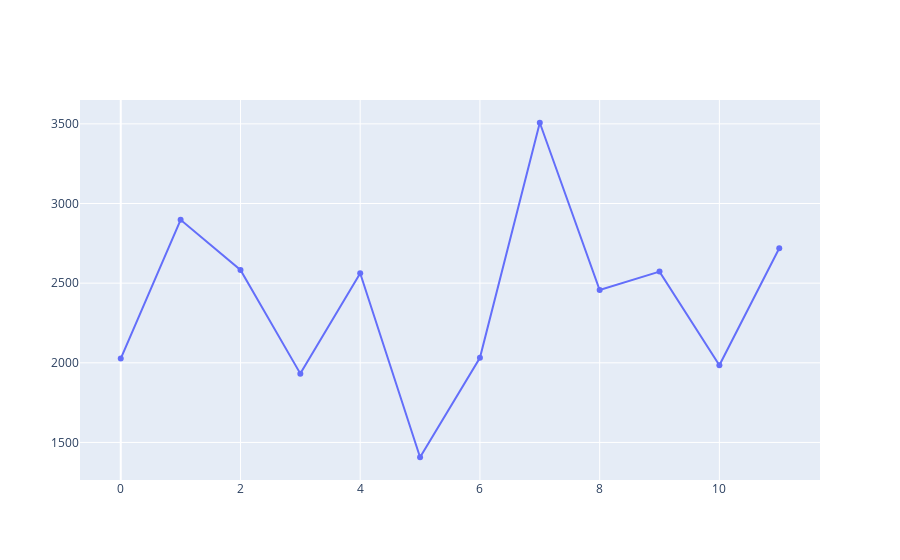

This figure's notebook cell:
### Code cell
import plotly.graph_objects as go

x = [0,1,2,3,4,5,6,7,8,9,10,11,12] # criar um dicionário para colocar os meses aqui e 

fig = go.Figure(data=go.Scatter(x = x, y=lista_gastos_maria, mode="markers + lines"))

fig.show()

### Figure 1 — Plotly figure (JSON) as saved in the notebook; plotly's stock layout.template omitted (floating-point values rounded to 4 significant figures)
{"data": [{"mode": "markers+lines", "type": "scatter", "x": [0, 1, 2, 3, 4, 5, 6, 7, 8, 9, 10, 11, 12], "y": [2026.0, 2898, 2583, 1932, 2562, 1407, 2031, 3507, 2457, 2572.0, 1984.0, 2720.0]}], "layout": {}}
